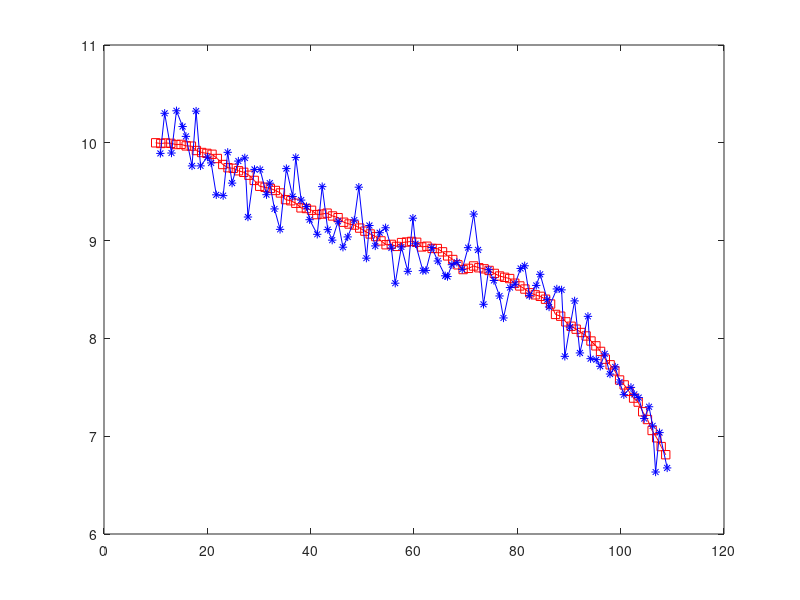

MATLAB code for this plot: (Note: this script raises an error after producing the figure.)
function TestKalmanFilter
%Test Linear Kalman Filter
A = eye(4);
A(1, 3) = 1;
A(2, 4) = 1;
H = [1 0 0 0; 0 1 0 0];
Q = diag([0.02, 0.02, 0.01, 0.005].^2);
R = diag([0.2, 0.2].^2);
x0 = [10, 10, 1, 0]';
T = 100;
x = zeros(4, T + 1);
x(:, 1) = x0;
y = zeros(2, T);
w = sqrt(Q) * randn(4, T);
v = sqrt(R) * randn(2, T);
for i = 2 : T + 1
    x(:, i) = A * x(:, i - 1) + w(:, i - 1); 
    y(:, i - 1) = H * x(:, i) + v(:, i - 1);
end
x0 = [10 10 0.8 0.1]';
P0 = eye(4);
P0(3, 3) = 0.2;
P0(4, 4) = 0.1;
figure;
plot(x(1, :), x(2, :), 'rs-');
hold on;
plot(y(1, :), y(2, :), 'b*-');
[x P] = KalmanFilter(A, H, x0, P0, y, R, Q);
plot(x(1, :), x(2, :), 'g<-');
% DrawUncertainty(x, P, [], 2, [], 2);



% DC simulator
Q = 1e-5;
R = 0.1^2;
interval = 0.05;
N = 200;
Y = 0.5;
y = Y + sqrt(R) * randn(1,N);
t = interval * [1 : N];
A = 1;
H = 1;
x0 = 0.3;
P0 = 0.2;
[x P] = KalmanFilter(A, H, x0, P0, y, R, Q);
figure;
plot(t, y, 'r');
hold on;
plot([0 t], Y * ones(1, N + 1), 'm');
% DrawUncertainty(x, P, 'c', 1, interval);
plot([0 t], x, 'g*');

    
    
    
